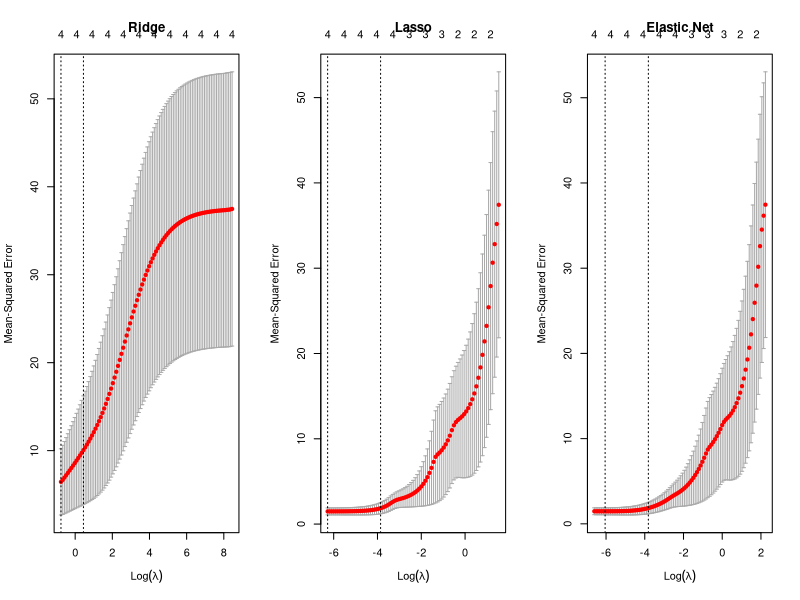
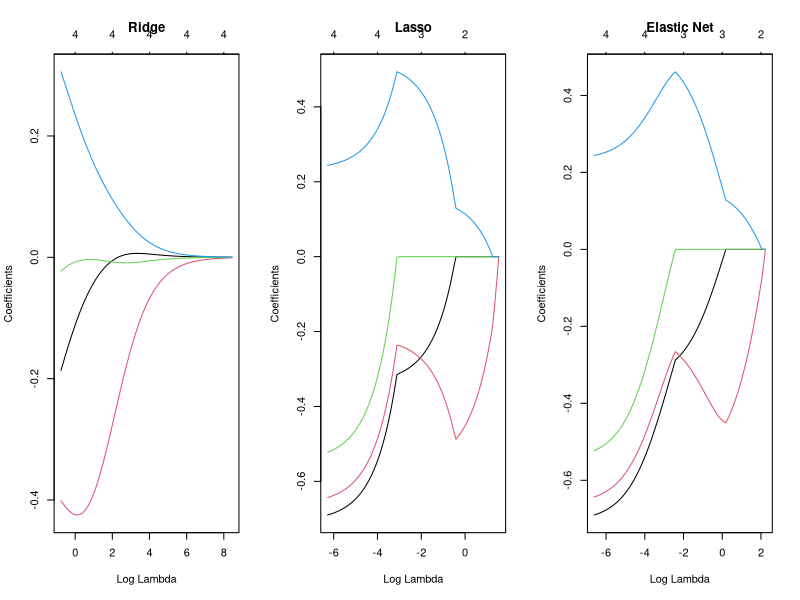
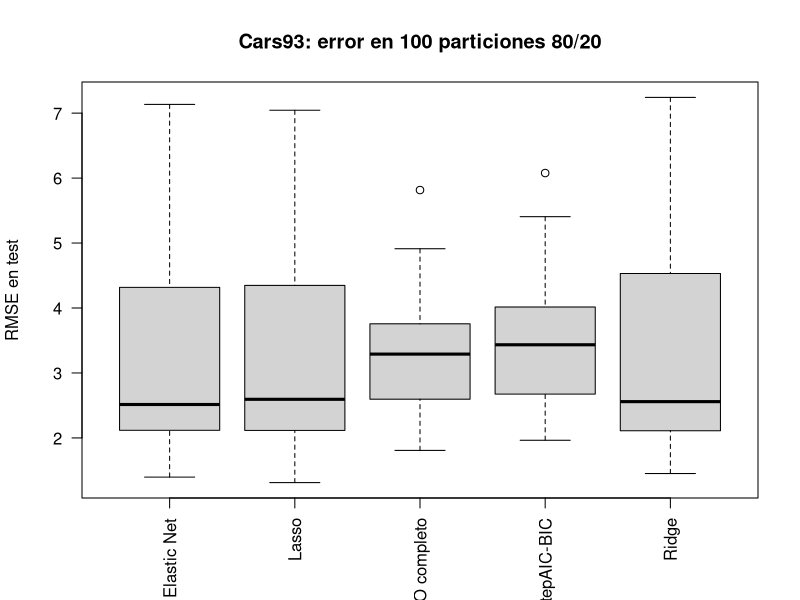
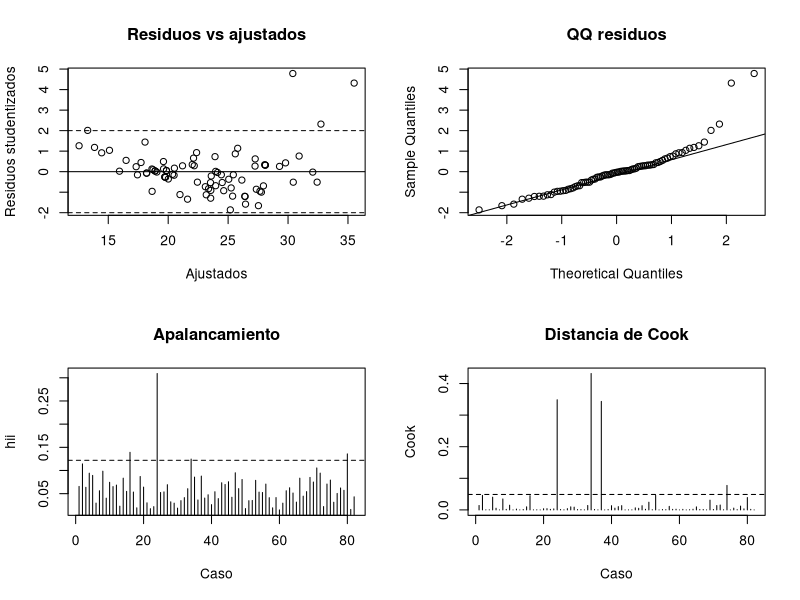

R code for these plots, in order:
# =====================================================================
# LABORATORIO MEA: Colinealidad, Selección, Regularización y Validez
# Ejecutar desde una sesión limpia de R. Semilla fija: 2026.
# =====================================================================

set.seed(2026)
options(width = 100, digits = 4, scipen = 999)

# 1. CREACIÓN AUTOMÁTICA DE CARPETAS DE PROYECTO ----------------------
for (d in c("registros", "resultados", "figuras")) {
  if (!dir.exists(d)) {
    dir.create(d, recursive = TRUE)
    cat("Carpeta creada:", d, "\n")
  }
}

# 2. CARGA Y VERIFICACIÓN DE PAQUETES ----------------------------------
paquetes <- c("MASS", "car", "leaps", "glmnet", "mlbench")
faltan <- paquetes[!vapply(paquetes, requireNamespace, logical(1), quietly = TRUE)]
if (length(faltan)) stop("Instala primero: ", paste(faltan, collapse = ", "))

suppressPackageStartupMessages({
  library(MASS); library(car); library(leaps); library(glmnet); library(mlbench)
})

# Funciones auxiliares de cálculo
rmse <- function(y, pred) sqrt(mean((y - pred)^2, na.rm = TRUE))

condicion <- function(X) {
  ev <- eigen(cor(as.matrix(X)), symmetric = TRUE, only.values = TRUE)$values
  ev <- pmax(ev, .Machine$double.eps)
  list(valores_propios = ev, indices = sqrt(max(ev) / ev),
       numero_condicion = sqrt(max(ev) / min(ev)))
}

bkw <- function(X, centrar = TRUE, constante = FALSE) {
  Z <- as.matrix(X)
  if (centrar) Z <- scale(Z, center = TRUE, scale = FALSE)
  if (constante) Z <- cbind(Intercepto = 1, Z)
  normas <- sqrt(colSums(Z^2))
  if (any(normas == 0)) stop("BKW: columna de norma cero")
  Z <- sweep(Z, 2, normas, "/")
  s <- svd(Z)
  indices <- max(s$d) / pmax(s$d, .Machine$double.eps)
  phi <- sweep(s$v^2, 2, pmax(s$d^2, .Machine$double.eps), "/")
  prop <- phi / rowSums(phi)
  rownames(prop) <- colnames(Z)
  colnames(prop) <- paste0("Dim", seq_len(ncol(prop)))
  list(indices = indices, proporciones = prop)
}

vif_seguro <- function(modelo) {
  if (length(attr(terms(modelo), "term.labels")) < 2)
    return(data.frame(variable = character(), VIF = numeric()))
  z <- car::vif(modelo)
  if (is.matrix(z)) z <- z[, "GVIF"]^(1 / (2 * z[, "Df"]))
  data.frame(variable = names(z), VIF = as.numeric(z), row.names = NULL)
}

subconjuntos <- function(datos, respuesta, predictores) {
  f <- reformulate(predictores, response = respuesta)
  rs <- regsubsets(f, data = datos, nvmax = length(predictores),
                   method = "exhaustive", really.big = TRUE)
  s <- summary(rs)
  n <- nrow(datos); sse <- s$rss
  p <- rowSums(s$which)  # Número de parámetros por modelo (incluye intercepto)
  full <- lm(f, data = datos)
  sigma2 <- sum(resid(full)^2) / df.residual(full)
  tab <- data.frame(
    numero_predictores = seq_along(sse), SSE = sse,
    R2_ajustado = s$adjr2,
    Cp = sse / sigma2 - n + 2 * p,
    AIC = n * log(sse / n) + 2 * p,
    BIC = n * log(sse / n) + log(n) * p
  )
  list(ajuste = rs, resumen = s, tabla = tab)
}


# 3. DATOS Y COMPROBACIONES --------------------------------------------
H <- MASS::cement
names(H) <- c("Y", "X1", "X2", "X3", "X4")

vars_cars <- c("MPG.city", "Min.Price", "Price", "Max.Price", "EngineSize",
               "Horsepower", "RPM", "Rev.per.mile", "Fuel.tank.capacity", "Passengers",
               "Length", "Wheelbase", "Width", "Turn.circle", "Rear.seat.room",
               "Luggage.room", "Weight")
C0 <- MASS::Cars93[, vars_cars]
cat("Hald:", dim(H), "\n")
cat("Cars93 original:", dim(MASS::Cars93), "\n")
cat("Filas Cars93 con NA en variables seleccionadas:",
    sum(!complete.cases(C0)), "de", nrow(C0), "\n")
C <- C0[complete.cases(C0), , drop = FALSE]

data("BostonHousing", package = "mlbench")
B <- BostonHousing[, c("medv", "indus", "rm", "ptratio", "lstat")]
B <- B[complete.cases(B), , drop = FALSE]
names(B) <- c("Y", "indus", "rm", "ptratio", "lstat")
stopifnot(nrow(H) == 13, ncol(H) == 5, all(vapply(C, is.numeric, logical(1))))


# 4. F2: DIAGNÓSTICO DE COLINEALIDAD ------------------------------------
cat("\n================ F2: COLINEALIDAD ================\n")
XH <- H[, -1, drop = FALSE]
XC <- C[, setdiff(names(C), "MPG.city"), drop = FALSE]
cat("\nCorrelaciones Hald:\n"); print(round(cor(XH), 3))
corC <- cor(XC)
cat("\nCorrelaciones Cars93:\n"); print(round(corC, 3))

idx <- which(abs(corC) >= .80 & upper.tri(corC), arr.ind = TRUE)
if (nrow(idx)) {
  pares <- data.frame(variable_1 = rownames(corC)[idx[, 1]],
                      variable_2 = colnames(corC)[idx[, 2]], correlacion = corC[idx])
  print(pares[order(-abs(pares$correlacion)), ], row.names = FALSE)
}

mH <- lm(Y ~ ., data = H)
mC <- lm(MPG.city ~ ., data = C)
cat("\nVIF Hald:\n"); print(vif_seguro(mH))
cat("\nVIF Cars93:\n"); print(sort(car::vif(mC), decreasing = TRUE))
cat("\nCondición Hald:\n"); print(condicion(XH))
cat("\nCondición Cars93:\n"); print(condicion(XC))

correr_bkw <- function(X, nombre) {
  configs <- list(centrado_sin_constante = c(TRUE, FALSE),
                  sin_centrar_sin_constante = c(FALSE, FALSE),
                  centrado_con_constante = c(TRUE, TRUE),
                  sin_centrar_con_constante = c(FALSE, TRUE))
  out <- list()
  for (nm in names(configs)) {
    z <- bkw(X, centrar = configs[[nm]][1], constante = configs[[nm]][2])
    out[[nm]] <- z
    cat("\nBKW", nombre, "-", nm, "\n")
    print(data.frame(dimension = seq_along(z$indices),
                     indice_condicion = round(z$indices, 3)))
  }
  invisible(out)
}
bkw_H <- correr_bkw(XH, "Hald")
bkw_C <- correr_bkw(XC, "Cars93")


# 5. F3: SELECCIÓN DE VARIABLES ----------------------------------------
cat("\n================ F3: SELECCIÓN ================\n")
sel_H <- subconjuntos(H, "Y", names(XH))
cat("\nHald, mejor subconjunto por tamaño:\n"); print(sel_H$tabla, row.names = FALSE)

null_H <- lm(Y ~ 1, data = H); full_H <- lm(Y ~ ., data = H)
fwd_H <- stepAIC(null_H, scope = list(lower = null_H, upper = full_H), direction = "forward", trace = FALSE)
bwd_H <- stepAIC(full_H, direction = "backward", trace = FALSE)
both_H <- stepAIC(null_H, scope = list(lower = null_H, upper = full_H), direction = "both", trace = FALSE)
vars_exh_H <- names(coef(sel_H$ajuste, id = which.min(sel_H$tabla$BIC)))[-1]
modelos_H <- list(exhaustivo_BIC = lm(reformulate(vars_exh_H, "Y"), data = H),
                  forward = fwd_H, backward = bwd_H, stepwise = both_H)

sel_B <- subconjuntos(B, "Y", names(B)[-1])
cat("\nBostonHousing, mejor subconjunto por tamaño:\n")
print(sel_B$tabla, row.names = FALSE)
vars_B <- names(coef(sel_B$ajuste, id = which.min(sel_B$tabla$BIC)))[-1]
modelo_B_BIC <- lm(reformulate(vars_B, "Y"), data = B)

pred_C <- setdiff(names(C), "MPG.city")
sel_C <- subconjuntos(C, "MPG.city", pred_C)
cat("\nCars93, mejor subconjunto por tamaño:\n"); print(sel_C$tabla, row.names = FALSE)
vars_BIC_C <- names(coef(sel_C$ajuste, id = which.min(sel_C$tabla$BIC)))[-1]
mC_BIC_exh <- lm(reformulate(vars_BIC_C, "MPG.city"), data = C)
mC_full <- lm(MPG.city ~ ., data = C)
mC_AIC <- stepAIC(mC_full, direction = "both", k = 2, trace = FALSE)
mC_BIC <- stepAIC(mC_full, direction = "both", k = log(nrow(C)), trace = FALSE)


# 6. F4: RIDGE, LASSO Y ELASTIC NET EN HALD ---------------------------
cat("\n================ F4: REGULARIZACIÓN ================\n")
yH <- H$Y; nH <- length(yH); folds_H <- seq_len(nH) 

ajustar_cv <- function(X, y, alpha, foldid) {
  cv.glmnet(as.matrix(X), as.numeric(y), alpha = alpha, foldid = foldid,
            nfolds = length(unique(foldid)), standardize = TRUE,
            type.measure = "mse", grouped = FALSE)
}
cv_r <- ajustar_cv(XH, yH, 0, folds_H)
cv_l <- ajustar_cv(XH, yH, 1, folds_H)
cv_e <- ajustar_cv(XH, yH, .5, folds_H)

res_cv <- function(cv, metodo) data.frame(metodo = metodo,
                                          lambda_min = cv$lambda.min, lambda_1se = cv$lambda.1se,
                                          error_CV_min = min(cv$cvm))
tabla_cv_H <- rbind(res_cv(cv_r, "Ridge"), res_cv(cv_l, "Lasso"),
                    res_cv(cv_e, "Elastic Net alpha=0.5"))
print(tabla_cv_H, row.names = FALSE)

# Guardar Gráficos de Validación Cruzada en 'figuras/'
png("figuras/hald_cv.png", width = 1500, height = 500, res = 140)
par(mfrow = c(1, 3)); plot(cv_r, main = "Ridge"); plot(cv_l, main = "Lasso"); plot(cv_e, main = "Elastic Net")
dev.off()

fit_r <- glmnet(XH, yH, alpha = 0, standardize = TRUE)
fit_l <- glmnet(XH, yH, alpha = 1, standardize = TRUE)
fit_e <- glmnet(XH, yH, alpha = .5, standardize = TRUE)

# Guardar Gráficos de Trayectorias en 'figuras/'
png("figuras/hald_trayectorias.png", width = 1500, height = 500, res = 140)
par(mfrow = c(1, 3))
plot(fit_r, xvar = "lambda", main = "Ridge")
plot(fit_l, xvar = "lambda", main = "Lasso")
plot(fit_e, xvar = "lambda", main = "Elastic Net")
dev.off()

coef_tabla <- function(cv, metodo) {
  a <- as.matrix(coef(cv, s = "lambda.min"))
  b <- as.matrix(coef(cv, s = "lambda.1se"))
  data.frame(variable = rownames(a), metodo = metodo,
             lambda_min = a[, 1], lambda_1se = b[, 1], row.names = NULL)
}
tabla_coef_H <- rbind(coef_tabla(cv_r, "Ridge"), coef_tabla(cv_l, "Lasso"),
                      coef_tabla(cv_e, "Elastic Net"))

# Estabilidad por 100 submuestras
set.seed(2026)
B_est <- 100
freq <- matrix(0, ncol(XH), 2, dimnames = list(colnames(XH), c("Lasso", "ElasticNet")))

for (b in seq_len(B_est)) {
  ids <- sample(seq_len(nH), 10)
  fold_b <- sample(rep(1:5, length.out = length(ids)))
  try({
    l <- cv.glmnet(XH[ids, , drop = FALSE], yH[ids], alpha = 1, foldid = fold_b, nfolds = 5, standardize = TRUE, grouped = FALSE)
    e <- cv.glmnet(XH[ids, , drop = FALSE], yH[ids], alpha = .5, foldid = fold_b, nfolds = 5, standardize = TRUE, grouped = FALSE)
    co_l <- coef(l, s = "lambda.1se")
    co_e <- coef(e, s = "lambda.1se")
    if (!is.null(co_l)) freq[, 1] <- freq[, 1] + (as.matrix(co_l)[-1, 1] != 0)
    if (!is.null(co_e)) freq[, 2] <- freq[, 2] + (as.matrix(co_e)[-1, 1] != 0)
  }, silent = TRUE)
}
freq <- data.frame(variable = rownames(freq), freq / B_est, row.names = NULL)
df_H <- rbind(data.frame(metodo = "Ridge", lambda = fit_r$lambda, df = fit_r$df),
              data.frame(metodo = "Lasso", lambda = fit_l$lambda, df = fit_l$df),
              data.frame(metodo = "Elastic Net", lambda = fit_e$lambda, df = fit_e$df))


# 7. VALIDACIÓN PREDICTIVA CARS93 (100 PARTICIONES 80/20) ------------
cat("\nValidación predictiva Cars93: 100 particiones 80/20\n")
set.seed(2026); B_split <- 100
salidas <- vector("list", B_split)

for (b in seq_len(B_split)) {
  ids <- sample(seq_len(nrow(C)), floor(.8 * nrow(C)))
  train <- C[ids, , drop = FALSE]; test <- C[-ids, , drop = FALSE]
  ols <- lm(MPG.city ~ ., data = train)
  bic <- tryCatch(stepAIC(ols, direction = "both", k = log(nrow(train)), trace = FALSE),
                  error = function(e) ols)
  xt <- as.matrix(train[, pred_C, drop = FALSE])
  xv <- as.matrix(test[, pred_C, drop = FALSE]); yt <- train$MPG.city
  folds <- min(5, length(yt)); foldid <- sample(rep(seq_len(folds), length.out = length(yt)))
  
  r <- cv.glmnet(xt, yt, alpha = 0, foldid = foldid, nfolds = folds, standardize = TRUE, grouped = FALSE)
  l <- cv.glmnet(xt, yt, alpha = 1, foldid = foldid, nfolds = folds, standardize = TRUE, grouped = FALSE)
  e <- cv.glmnet(xt, yt, alpha = .5, foldid = foldid, nfolds = folds, standardize = TRUE, grouped = FALSE)
  
  pred <- c(rmse(test$MPG.city, predict(ols, newdata = test)),
            rmse(test$MPG.city, predict(bic, newdata = test)),
            rmse(test$MPG.city, predict(r, newx = xv, s = "lambda.1se")),
            rmse(test$MPG.city, predict(l, newx = xv, s = "lambda.1se")),
            rmse(test$MPG.city, predict(e, newx = xv, s = "lambda.1se")))
  
  salidas[[b]] <- data.frame(particion = b,
                             metodo = c("MCO completo", "MCO stepAIC-BIC", "Ridge", "Lasso", "Elastic Net"),
                             RMSE = as.numeric(pred))
}

salidas <- do.call(rbind, salidas)
resumen_rmse <- do.call(rbind, lapply(split(salidas$RMSE, salidas$metodo), function(z)
  c(media = mean(z), sd = sd(z))))
resumen_rmse <- data.frame(metodo = rownames(resumen_rmse),
                           RMSE_media = resumen_rmse[, "media"], RMSE_sd = resumen_rmse[, "sd"], row.names = NULL)
resumen_rmse <- resumen_rmse[order(resumen_rmse$RMSE_media), ]

# Guardar Gráfico de RMSE en 'figuras/'
png("figuras/cars93_rmse.png", width = 1100, height = 700, res = 130)
boxplot(RMSE ~ metodo, data = salidas, las = 2, ylab = "RMSE en test",
        main = "Cars93: error en 100 particiones 80/20", xlab = "")
dev.off()


# 8. F5: RESIDUOS E INFLUENCIA -----------------------------------------
cat("\n================ F5: VALIDEZ ================\n")
m_diag <- mC_BIC_exh
n <- nobs(m_diag); p <- length(coef(m_diag))
rs <- rstudent(m_diag); hii <- hatvalues(m_diag); cook <- cooks.distance(m_diag)
dff <- dffits(m_diag); dfb <- dfbetas(m_diag)

casos_cook <- which(cook > 4/n)

# Guardar Gráfico de Diagnósticos en 'figuras/'
png("figuras/cars93_diagnosticos.png", width = 1400, height = 900, res = 130)
par(mfrow = c(2, 2))
plot(fitted(m_diag), rs, xlab = "Ajustados", ylab = "Residuos studentizados", main = "Residuos vs ajustados")
abline(h = c(-2, 0, 2), lty = c(2, 1, 2))
qqnorm(rs, main = "QQ residuos"); qqline(rs)
plot(hii, type = "h", main = "Apalancamiento", ylab = "hii", xlab = "Caso")
abline(h = 2*p/n, lty = 2)
plot(cook, type = "h", main = "Distancia de Cook", ylab = "Cook", xlab = "Caso")
abline(h = 4/n, lty = 2)
dev.off()


# 9. CONSOLIDACIÓN Y EXPORTACIÓN FINAL A CSV Y REGISTROS ---------------
write.csv(salidas, "resultados/cars93_rmse_100_particiones.csv", row.names = FALSE)
write.csv(resumen_rmse, "resultados/cars93_resumen_rmse.csv", row.names = FALSE)
write.csv(sel_H$tabla, "resultados/hald_seleccion.csv", row.names = FALSE)
write.csv(sel_B$tabla, "resultados/boston_seleccion.csv", row.names = FALSE)
write.csv(sel_C$tabla, "resultados/cars93_seleccion.csv", row.names = FALSE)
write.csv(tabla_cv_H, "resultados/hald_cv.csv", row.names = FALSE)
write.csv(tabla_coef_H, "resultados/hald_coeficientes.csv", row.names = FALSE)
write.csv(df_H, "resultados/hald_grados_libertad.csv", row.names = FALSE)
write.csv(freq, "resultados/hald_estabilidad.csv", row.names = FALSE)

writeLines(capture.output(sessionInfo()), "registros/session_info.txt")

cat("\n================ RESUMEN COMPARATIVO FINAL ===============-\n")
if (exists("tabla_coef_H")) {
  cat("\n1. Comparativa de Coeficientes (Hald):\n")
  print(tabla_coef_H, row.names = FALSE)
}

if (exists("resumen_rmse")) {
  cat("\n2. Resumen del Error Predictivo (RMSE en Cars93 - 100 particiones):\n")
  print(resumen_rmse, row.names = FALSE)
}

cat("\n¡PROCESO COMPLETADO EXITOSAMENTE!\n")
cat("- Carpetas automáticas verificadas: 'registros/', 'resultados/', 'figuras/'\n")
cat("- Tablas exportadas en: 'resultados/'\n")
cat("- Gráficos exportados en: 'figuras/'\n")
cat("- Entorno registrado en: 'registros/session_info.txt'\n")
